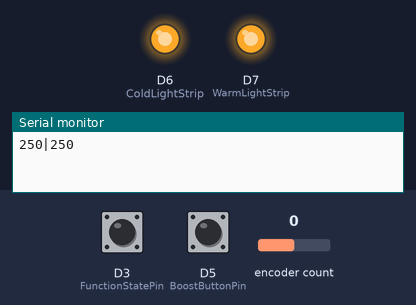
Bench run of a sketch on a simulated ESP8266 (NodeMCU). Shown: output pins drawn as LEDs (lit = HIGH), the last lines printed to the serial monitor. Inputs (shaded band) come from the test bench; at power-on: D5 (BoostButtonPin) HIGH, encoder count 0, D3 (FunctionStatePin) HIGH.

Above: at 1.2 s.
1.3 s: D5 (BoostButtonPin) pulled LOW for 0.15 s
At 1.8 s:
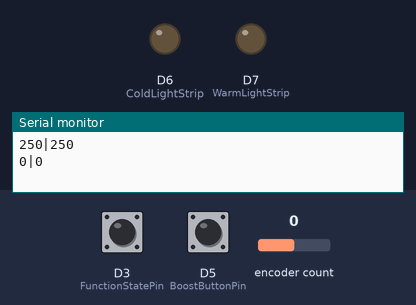
2.9 s: encoder count set to 1
At 3.5 s:
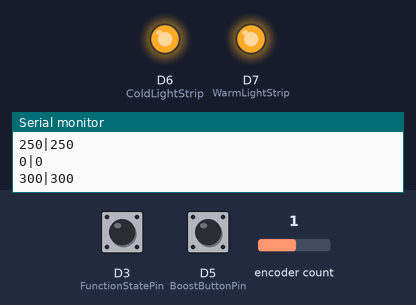
Timing chart, 0 to 5.9 s (numbered marks = the images above; inputs shaded):
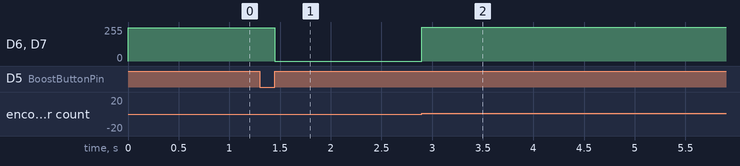

The sketch:

ProjectFuckBenQ.ino
```cpp
#include <Encoder.h>
#include <EasyButton.h>

long oldPosition = 0;
long newPosition = 0;

Encoder myEnc(D1, D2);
const int FunctionStatePin = D3;
const int BoostButtonPin = D5;
const int WarmLightStrip = D7;
const int ColdLightStrip = D6;
int ColorTemperature = 5;
int LightStrength = 5;

EasyButton ButtonBoost(BoostButtonPin);
bool BootState = true;
bool BoostState = false;

void LightDataOutput(int data1,int data2){
  int coldbrightness=data1*data2*10;
  int warmbrightness=data1*(10-data2)*10;
  Serial.print(coldbrightness);Serial.print("|");Serial.println(warmbrightness);
  analogWrite(ColdLightStrip, coldbrightness);
  analogWrite(WarmLightStrip, warmbrightness);
}

void ButtonEventSingle() {
  if (BootState==false){
    LightDataOutput(LightStrength,ColorTemperature);
    BootState=true;
  }else if (BootState==true) {
    LightDataOutput(0,5);
    BoostState=false;
    BootState=false;
  }
}

void ButtonEventLong() {
  if (BoostState==false){
    LightDataOutput(20,5);
    BootState=true;
    BoostState=true;
  }else if (BoostState==true) {
    LightDataOutput(LightStrength,ColorTemperature);
    BoostState=false;
  }
}

void setup() {
  pinMode(FunctionStatePin, INPUT_PULLUP);
  Serial.begin(115200);
  ButtonBoost.begin();
  ButtonBoost.onPressed(ButtonEventSingle);
  ButtonBoost.onPressedFor(800, ButtonEventLong);
  LightDataOutput(LightStrength,ColorTemperature);
}

void loop() {
  long newPosition = myEnc.read()/4;
  if (newPosition > oldPosition) {
    oldPosition = newPosition;
    if (digitalRead(FunctionStatePin) == HIGH) {
      if (LightStrength < 10) {
        LightStrength++;
      }
    } else {
      if (ColorTemperature < 10) {
        ColorTemperature++;
      }
    }
    LightDataOutput(LightStrength,ColorTemperature);
    BootState=true;
    BoostState=false;
  }else if (newPosition < oldPosition) {
    oldPosition = newPosition;
    if (digitalRead(FunctionStatePin) == HIGH) {
      if (LightStrength > 0) {
        LightStrength--;
      }
    } else {
      if (ColorTemperature > 0) {
        ColorTemperature--;
      }
    }
    LightDataOutput(LightStrength,ColorTemperature);
    BootState=true;
    BoostState=false;
  }
  ButtonBoost.read();
}
```

Measured:
- after the input at 1.3 s, D6 (ColdLightStrip), D7 (WarmLightStrip): 250/255 → 0/255 after 0.15 s
- after the input at 2.9 s, D6 (ColdLightStrip), D7 (WarmLightStrip): 0/255 → 255/255 at once
